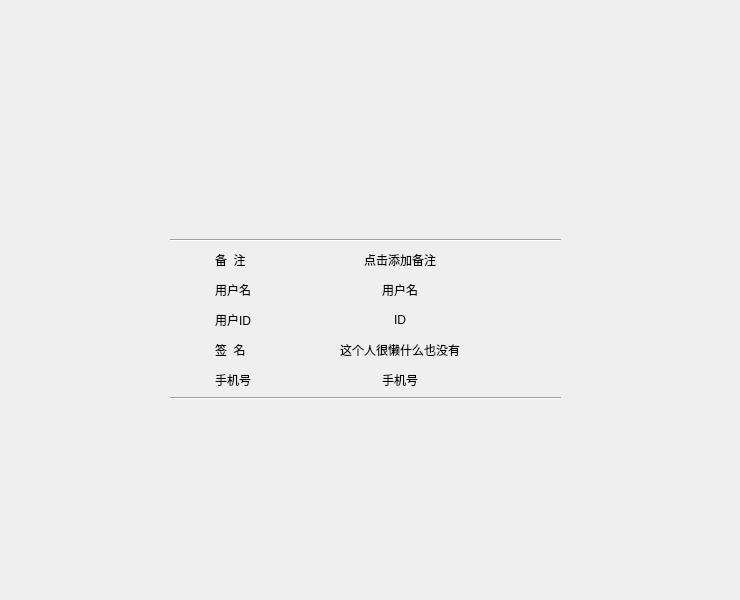
<?xml version="1.0" encoding="UTF-8"?>
<ui version="4.0">
 <class>ShowUserInfo</class>
 <widget class="QWidget" name="ShowUserInfo">
  <property name="geometry">
   <rect>
    <x>0</x>
    <y>0</y>
    <width>740</width>
    <height>600</height>
   </rect>
  </property>
  <property name="windowTitle">
   <string>Form</string>
  </property>
  <widget class="QWidget" name="widget" native="true">
   <property name="geometry">
    <rect>
     <x>170</x>
     <y>140</y>
     <width>391</width>
     <height>281</height>
    </rect>
   </property>
   <widget class="QLabel" name="userIcon">
    <property name="geometry">
     <rect>
      <x>160</x>
      <y>10</y>
      <width>80</width>
      <height>80</height>
     </rect>
    </property>
    <property name="text">
     <string/>
    </property>
    <property name="pixmap">
     <pixmap resource="Res.qrc">:/Resource/Images/imageIcon.png</pixmap>
    </property>
    <property name="scaledContents">
     <bool>true</bool>
    </property>
   </widget>
   <widget class="Line" name="line">
    <property name="geometry">
     <rect>
      <x>0</x>
      <y>90</y>
      <width>391</width>
      <height>20</height>
     </rect>
    </property>
    <property name="orientation">
     <enum>Qt::Horizontal</enum>
    </property>
   </widget>
   <widget class="Line" name="line_2">
    <property name="geometry">
     <rect>
      <x>0</x>
      <y>250</y>
      <width>391</width>
      <height>16</height>
     </rect>
    </property>
    <property name="orientation">
     <enum>Qt::Horizontal</enum>
    </property>
   </widget>
   <widget class="QLabel" name="remarkName">
    <property name="geometry">
     <rect>
      <x>45</x>
      <y>110</y>
      <width>50</width>
      <height>20</height>
     </rect>
    </property>
    <property name="text">
     <string>备  注</string>
    </property>
   </widget>
   <widget class="QLabel" name="remarkName_2">
    <property name="geometry">
     <rect>
      <x>45</x>
      <y>140</y>
      <width>50</width>
      <height>20</height>
     </rect>
    </property>
    <property name="text">
     <string>用户名</string>
    </property>
   </widget>
   <widget class="QLabel" name="remarkName_3">
    <property name="geometry">
     <rect>
      <x>45</x>
      <y>200</y>
      <width>50</width>
      <height>20</height>
     </rect>
    </property>
    <property name="text">
     <string>签  名</string>
    </property>
   </widget>
   <widget class="QLabel" name="remarkName_4">
    <property name="geometry">
     <rect>
      <x>45</x>
      <y>230</y>
      <width>50</width>
      <height>20</height>
     </rect>
    </property>
    <property name="text">
     <string>手机号</string>
    </property>
   </widget>
   <widget class="QPushButton" name="remarkButton">
    <property name="geometry">
     <rect>
      <x>110</x>
      <y>110</y>
      <width>240</width>
      <height>20</height>
     </rect>
    </property>
    <property name="text">
     <string>点击添加备注</string>
    </property>
    <property name="flat">
     <bool>true</bool>
    </property>
   </widget>
   <widget class="QLabel" name="userName">
    <property name="geometry">
     <rect>
      <x>110</x>
      <y>140</y>
      <width>240</width>
      <height>20</height>
     </rect>
    </property>
    <property name="text">
     <string>用户名</string>
    </property>
    <property name="alignment">
     <set>Qt::AlignCenter</set>
    </property>
   </widget>
   <widget class="QLabel" name="userSign">
    <property name="geometry">
     <rect>
      <x>110</x>
      <y>200</y>
      <width>240</width>
      <height>20</height>
     </rect>
    </property>
    <property name="text">
     <string>这个人很懒什么也没有</string>
    </property>
    <property name="alignment">
     <set>Qt::AlignCenter</set>
    </property>
   </widget>
   <widget class="QLabel" name="phone">
    <property name="geometry">
     <rect>
      <x>110</x>
      <y>230</y>
      <width>240</width>
      <height>20</height>
     </rect>
    </property>
    <property name="text">
     <string>手机号</string>
    </property>
    <property name="alignment">
     <set>Qt::AlignCenter</set>
    </property>
   </widget>
   <widget class="QLabel" name="userID">
    <property name="geometry">
     <rect>
      <x>110</x>
      <y>170</y>
      <width>240</width>
      <height>20</height>
     </rect>
    </property>
    <property name="text">
     <string>ID</string>
    </property>
    <property name="alignment">
     <set>Qt::AlignCenter</set>
    </property>
   </widget>
   <widget class="QLabel" name="remarkName_5">
    <property name="geometry">
     <rect>
      <x>45</x>
      <y>170</y>
      <width>50</width>
      <height>20</height>
     </rect>
    </property>
    <property name="text">
     <string>用户ID</string>
    </property>
   </widget>
   <widget class="QLabel" name="label">
    <property name="geometry">
     <rect>
      <x>20</x>
      <y>110</y>
      <width>20</width>
      <height>20</height>
     </rect>
    </property>
    <property name="text">
     <string/>
    </property>
    <property name="pixmap">
     <pixmap resource="Res.qrc">:/Resource/Images/remarkInfo.png</pixmap>
    </property>
    <property name="scaledContents">
     <bool>true</bool>
    </property>
   </widget>
   <widget class="QLabel" name="label_2">
    <property name="geometry">
     <rect>
      <x>20</x>
      <y>140</y>
      <width>20</width>
      <height>20</height>
     </rect>
    </property>
    <property name="text">
     <string/>
    </property>
    <property name="pixmap">
     <pixmap resource="Res.qrc">:/Resource/Images/userNameInfo.png</pixmap>
    </property>
    <property name="scaledContents">
     <bool>true</bool>
    </property>
   </widget>
   <widget class="QLabel" name="label_3">
    <property name="geometry">
     <rect>
      <x>20</x>
      <y>170</y>
      <width>20</width>
      <height>20</height>
     </rect>
    </property>
    <property name="text">
     <string/>
    </property>
    <property name="pixmap">
     <pixmap resource="Res.qrc">:/Resource/Images/userIdInfo.png</pixmap>
    </property>
    <property name="scaledContents">
     <bool>true</bool>
    </property>
   </widget>
   <widget class="QLabel" name="label_4">
    <property name="geometry">
     <rect>
      <x>20</x>
      <y>200</y>
      <width>20</width>
      <height>20</height>
     </rect>
    </property>
    <property name="text">
     <string/>
    </property>
    <property name="pixmap">
     <pixmap resource="Res.qrc">:/Resource/Images/signInfo.png</pixmap>
    </property>
    <property name="scaledContents">
     <bool>true</bool>
    </property>
   </widget>
   <widget class="QLabel" name="label_5">
    <property name="geometry">
     <rect>
      <x>20</x>
      <y>230</y>
      <width>20</width>
      <height>20</height>
     </rect>
    </property>
    <property name="text">
     <string/>
    </property>
    <property name="pixmap">
     <pixmap resource="Res.qrc">:/Resource/Images/phoneInfo.png</pixmap>
    </property>
    <property name="scaledContents">
     <bool>true</bool>
    </property>
   </widget>
  </widget>
 </widget>
 <resources>
  <include location="Res.qrc"/>
 </resources>
 <connections/>
</ui>
